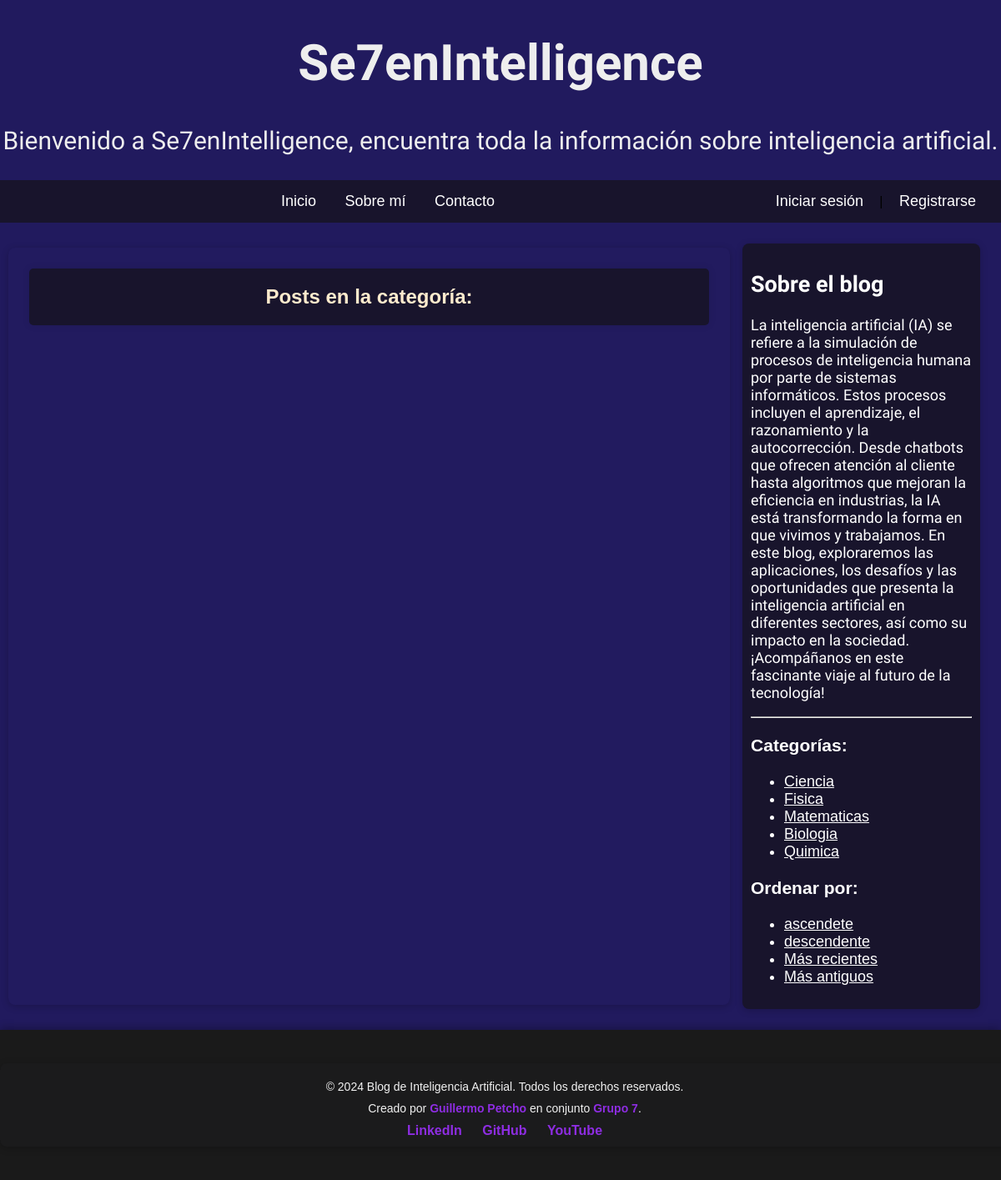
/categoria/7/, run on the app's committed database.
### apps/myblog/models.py (models this page shows, shortened)
class Categoria(models.Model):
    nombre = models.CharField(max_length=200,unique=True)

### apps/myblog/views.py (the view)
# urls.py: path('categoria/<int:categoria_id>/', listar_posts_por_categoria, name='listar_posts_por_categoria'),
def listar_posts_por_categoria(request, categoria_id):
    global categoria,categorias
    categoria = get_object_or_404(Categoria, id=categoria_id)
    posts = Post.objects.filter(categorias=categoria)  # Filtra los posts por la categoría seleccionada
    categorias = Categoria.objects.all()  # Obtén todas las categorías para el aside
    return render(request, 'filtrado_categorias.html', {
        'posts': posts,
        'categorias': categorias,  # Pasa las categorías para el aside
        'mostrar_categorias': True,
        'mostrar_fechas': True,
        'mostrar_cargas': True
    })

### templates/filtrado_categorias.html (shortened to what this page needs)
{% extends 'base.html' %}
{% load static %}
{% block content %}
<h2 class="post" style="color: blanchedalmond;">Posts en la categoría: {{ categoria.nombre }}</h2>
{% endblock %}

### templates/base.html (shortened to what this page needs)
<!DOCTYPE html>
{% load static %}
<html lang="es">
<head>
    <link rel="stylesheet" href="{% static 'styles.css' %}">
</head>
<body>
<header>
    {% if user.is_authenticated %}
        <h1>Se7enIntelligence</h1>
        <p>Bienvenido {{ user.username }}, encuentra toda la información sobre inteligencia artificial.</p>
    {% else %}
        <h1>Se7enIntelligence</h1>
        <p>Bienvenido a Se7enIntelligence, encuentra toda la información sobre inteligencia artificial.</p>
    {% endif %}
</header>
<nav>
    <a href="{% url 'inicio' %}">Inicio</a>
    <a href="{% url 'acerca_de' %}">Sobre mí</a>
    <a href="{% url 'contacto' %}">Contacto</a>
    <span style="float: right;">
        {% if user.is_authenticated %}
            <form action="{% url 'cerrar_sesion' %}" method="post" style="display:inline;">
                {% csrf_token %}
                <a href="{% url 'cerrar_sesion' %}">Cerrar sesión</a>
            </form>
            |
            <a href="{% url 'perfil_usuario' request.user.id %}">Ir a mi perfil</a>
                    {% else %}
        <a href="{% url 'login' %}">Iniciar sesión</a> | <a href="{% url 'signup' %}">Registrarse</a>
    {% endif %}
    </span>
</nav>
<main>
    <section class = "container">
        {% block content %}
        {% endblock %}
    </section>
    <aside class="sidebar">
        <h2>Sobre el blog</h2>
        <p>La inteligencia artificial (IA) se refiere a la simulación de procesos de inteligencia humana por parte de sistemas informáticos. Estos procesos incluyen el aprendizaje, el razonamiento y la autocorrección. Desde chatbots que ofrecen atención al cliente hasta algoritmos que mejoran la eficiencia en industrias, la IA está transformando la forma en que vivimos y trabajamos.
            En este blog, exploraremos las aplicaciones, los desafíos y las oportunidades que presenta la inteligencia artificial en diferentes sectores, así como su impacto en la sociedad. ¡Acompáñanos en este fascinante viaje al futuro de la tecnología!</p>
        {% if mostrar_categorias %}
        <hr>
            <h3>Categorías:</h3>
            <ul>
            {% for categoria in categorias %}
                <li>
                    <a href="{% url 'listar_posts_por_categoria' categoria.id %}">
                        {{ categoria.nombre }}
                    </a>
                </li>
            {% endfor %}
            </ul>
        {% endif %}
        {% if mostrar_fechas %}
        <div>
            <h3>Ordenar por:</h3>
            <ul>
                <li>
                    <a href="{% url 'listar_posts_alfabeticamente' %}?orden=asc">ascendete</a>
                </li>
                <li>
                    <a href="{% url 'listar_posts_alfabeticamente' %}?orden=desc">descendente</a>
                </li>
                <li>
                    <a href="{% url 'listar_posts_fechas' 'recientes' %}">Más recientes</a>
                </li>
                <li>
                    <a href="{% url 'listar_posts_fechas' 'antiguos' %}">Más antiguos</a>
                </li>
            </ul>
        </div>
        {% endif %}
    </aside>
</main>
<footer class="footer">
    <div class="container">
        <div class="footer-content">
            <p>&copy; 2024 Blog de Inteligencia Artificial. Todos los derechos reservados.</p>
            <p>Creado por <strong>Guillermo Petcho</strong> en conjunto <strong>Grupo 7</strong>.</p>
            <div class="social-links">
                <a href="https://www.linkedin.com/in/guillermonicolaspetcho32211/" target="_blank" class="social-icon">LinkedIn</a>
                <a href="https://github.com/guillermopetcho" target="_blank" class="social-icon">GitHub</a>
                <a href="https://www.youtube.com/@GuillermoNicolasPetcho" target="_blank" class="social-icon">YouTube</a>
            </div>
        </div>
    </div>
</footer>
</body>
</html>

### static/styles.css (style rules this page uses)
body { font-family: "Libre Franklin", sans-serif; margin: 0; padding: 0; background-color: rgb(33, 26, 94); -webkit-animation: color-change-2x 2s linear infinite alternate both; animation: color-change-2x 2s linear infinite alternate both; }
header { color: #eee; text-align: center; font-family: "Jura", serif; font-size: 30px; font-weight: weight; font-style: normal; font-variation-settings:"wdth" 100; background-color: rgb(33, 26, 94); -webkit-animation: color-change-2x 2s linear infinite alternate both; animation: color-change-2x 2s linear infinite alternate both; }
header h1 { animation: tracking-in-expand .7s cubic-bezier(.215,.61,.355,1.000) both; }
nav { background-color: #18142c; padding: 15px; text-align: center; }
nav a { color: rgb(255, 255, 255); font-family: "Libre Franklin", sans-serif; font-optical-sizing: auto; font-weight: weight; font-style: normal; margin: 0 15px; text-decoration: none; font-size: 18px; animation: tracking-in-expand .7s cubic-bezier(.215,.61,.355,1.000) both; }
.container { max-width: 100%; width: calc(100% - 10px); margin: 20px auto; flex: 1; background-color: #837bad02; padding: 10px; box-shadow: 0 2px 10px rgba(0, 0, 0, 0.2); border-radius: 8px; }
.sidebar { background-color: #18142c; font-family: "Libre Franklin", sans-serif; font-size: 18px; font-weight: 400; font-style: normal; padding: 10px; width: calc(25% - 30px); margin: 15px; box-shadow: 0 2px 10px rgba(0, 0, 0, 0.2); border-radius: 8px; }
main { display: flex; flex: 1; flex-wrap: wrap; justify-content: space-between; padding: 10px; }
.post { background-color: #18142c; margin: 15px; padding: 20px; box-shadow: 0px 0px 10px rgba(0, 0, 0, 0.1); border-radius: 8px; color: white; padding: 20px; border-radius: 5px; text-align: center; transition: transform 0.3s ease; }
.sidebar h2 { text-decoration: none; color: #ffffff; font-family: "Jura", serif; font-optical-sizing: auto; font-weight: weight; font-style: normal; }
.sidebar p { color: #ffffff; font-family: "Jura", serif; font-optical-sizing: auto; font-weight: weight; font-style: normal; }
.sidebar li { color: #ffffff; font-family: "Libre Franklin", sans-serif; font-optical-sizing: auto; font-weight: weight; font-style: normal; }
.sidebar a { color: #ffffff; font-family: "Libre Franklin", sans-serif; font-optical-sizing: auto; font-weight: weight; font-style: bold; }
.post h3, .post h2, .sidebar h3 { color: #ffffff; font-family: "Libre Franklin", sans-serif; font-optical-sizing: auto; font-weight: weight; font-style: normal; }
footer { background-color: #2f2164; color: white; text-align: center; padding: 20px; position: relative; bottom: 0; width: 100%; }
footer p { margin: 0; }
.footer { background-color: #1a1a1a; padding: 20px 0; color: #f1f1f1; text-align: center; font-family: 'Arial', sans-serif; position: relative; bottom: 0; width: 100%; box-shadow: 0px -2px 10px rgba(0, 0, 0, 0.3); }
.footer-content { max-width: 1200px; margin: 0 auto; }
.footer-content p { margin: 10px 0; font-size: 14px; }
.footer-content strong { color: #8E2DE2; }
.social-links { margin-top: 10px; }
.social-links a { color: #8E2DE2; margin: 0 10px; text-decoration: none; font-weight: bold; }

### data on the page
Categoria: nombre "Ciencia"
Categoria: nombre "Fisica"
Categoria: nombre "Matematicas"
Categoria: nombre "Biologia"
Categoria: nombre "Quimica"
